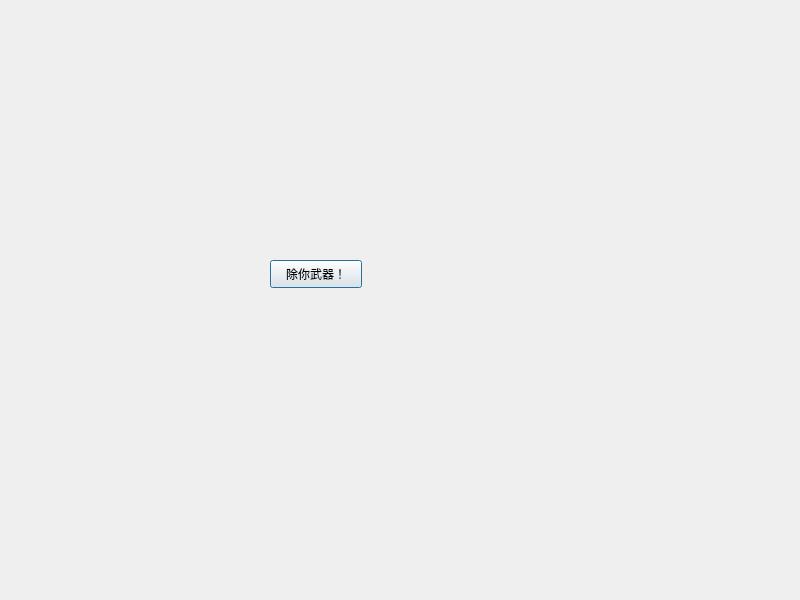
<?xml version="1.0" encoding="UTF-8"?>
<ui version="4.0">
 <class>Dialog</class>
 <widget class="QDialog" name="Dialog">
  <property name="geometry">
   <rect>
    <x>0</x>
    <y>0</y>
    <width>800</width>
    <height>600</height>
   </rect>
  </property>
  <property name="windowTitle">
   <string>Dialog</string>
  </property>
  <widget class="QPushButton" name="pushButton">
   <property name="geometry">
    <rect>
     <x>270</x>
     <y>260</y>
     <width>92</width>
     <height>28</height>
    </rect>
   </property>
   <property name="text">
    <string>除你武器！</string>
   </property>
  </widget>
 </widget>
 <resources/>
 <connections/>
</ui>
